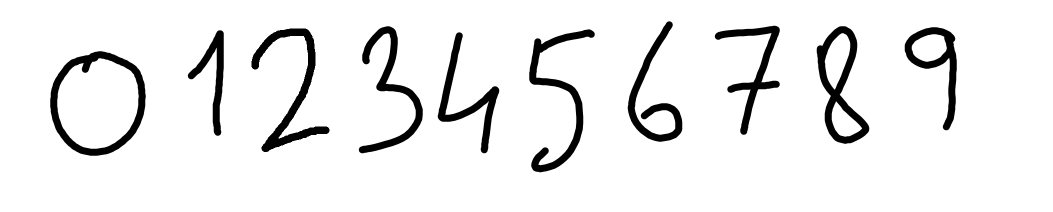
#> input picture image.png, 2106 x 424 px (shown at 1/2 size)
$ python main.py
#> lines starting #> are read from the running program, lines starting #| are printed output that depends on the picture; after the words box and inside, x2 and y2 are one past the last pixel; in counts of white or black regions, pixels touching at a corner belong together
### image_processing.py
from PIL import Image, ImageOps
import numpy as np
import cv2
import os


# [54 lines left out: function process_image, not called in this run]


def crop_digits(image_path):
#> called with image_path = './image.png'
    image = Image.open(image_path)
#> image is the input picture: PIL image 2106x424 RGBA; mean R, G, B, A 236.1, 236.1, 236.1, 255
    gray = ImageOps.grayscale(image)
    gray_np = np.array(gray)
    blurred = cv2.GaussianBlur(gray_np, (5, 5), 0)
    _, binary_np = cv2.threshold(blurred, 0, 255, cv2.THRESH_BINARY_INV + cv2.THRESH_OTSU)
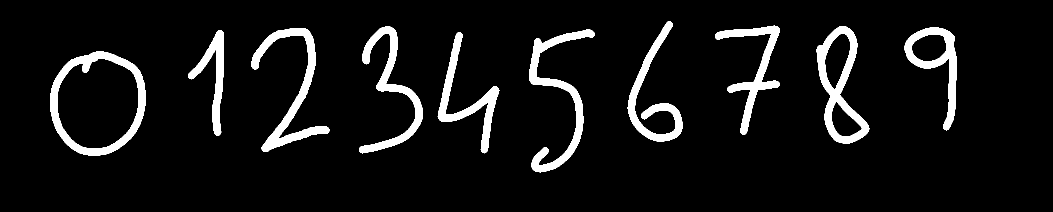
#> binary_np: shape (424, 2106) (shown at 1/2 size); 7.5% white; 10 white regions, largest, box (x1, y1, x2, y2) and area: (100, 102, 292, 312) 8744, (503, 57, 659, 304) 7946, (1633, 52, 1739, 288) 7872

    kernel = np.ones((5, 5), np.uint8)
    morphed = cv2.morphologyEx(binary_np, cv2.MORPH_CLOSE, kernel)
#> morphed: shape (424, 2106); 7.6% white; 10 white regions

    contours, _ = cv2.findContours(morphed, cv2.RETR_EXTERNAL, cv2.CHAIN_APPROX_SIMPLE)
#> contours = 10 contours; largest, box (x1, y1, x2, y2) and area: (100, 102, 292, 312) 31184, (1633, 52, 1739, 288) 13406, (1809, 54, 1914, 261) 8376, (503, 57, 659, 304) 7496, (1058, 59, 1190, 345) 7140

    min_contour_area = 50
    max_contour_area = gray_np.shape[0] * gray_np.shape[1] / 2
#> max_contour_area = 446472
    valid_contours = []

    for contour in contours:
        x, y, w, h = cv2.boundingRect(contour)
        aspect_ratio = w / float(h)
        contour_area = cv2.contourArea(contour)

        if min_contour_area < contour_area < max_contour_area and 0.2 < aspect_ratio < 1.0:
            valid_contours.append((x, y, w, h))
#> this loop made 10 passes
#> (x, y, w, h, aspect_ratio, contour_area) on passes 1 to 10: (100, 102, 192, 210, 0.914, 31184), (875, 65, 124, 242, 0.512, 5594.5), (376, 61, 72, 211, 0.341, 4122.5), (1058, 59, 132, 286, 0.462, 7140.5), (503, 57, 156, 247, 0.632, 7495.5), (1809, 54, 105, 207, 0.507, 8376), (1633, 52, 106, 236, 0.449, 13406), (718, 52, 128, 255, 0.502, 6291.5), (1430, 51, 130, 219, 0.594, 5693), (1255, 43, 110, 241, 0.456, 5798.5)
#> after the loop, valid_contours = [(100, 102, 192, 210), (875, 65, 124, 242), (376, 61, 72, 211), (1058, 59, 132, 286), (503, 57, 156, 247), (1809, 54, 105, 207), (1633, 52, 106, 236), (718, 52, 128, 255), (1430, 51, 130, 219), (1255, 43, 110, 241)]

    valid_contours = sorted(valid_contours, key=lambda rect: rect[0])
#> valid_contours = [(100, 102, 192, 210), (376, 61, 72, 211), (503, 57, 156, 247), (718, 52, 128, 255), (875, 65, 124, 242), (1058, 59, 132, 286), (1255, 43, 110, 241), (1430, 51, 130, 219), (1633, 52, 106, 236), (1809, 54, 105, 207)]
    output_dir = './temp'
    os.makedirs(output_dir, exist_ok=True)

    for i, (x, y, w, h) in enumerate(valid_contours):
        digit = image.crop((x, y, x + w, y + h))
        digit.save(os.path.join(output_dir, f'digit_{i}.png'))
#> this loop made 10 passes
#> pass 1, in crop_digits, `digit = image.crop((x, y, x + w, y + h))`:
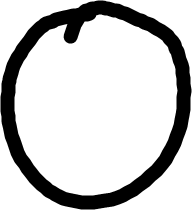
#> digit: PIL image 192x210 RGBA; mean R, G, B, A 200.7, 200.7, 200.7, 255
#> pass 2, in crop_digits, `digit = image.crop((x, y, x + w, y + h))`:
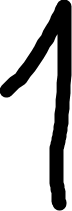
#> digit: PIL image 72x211 RGBA; mean R, G, B, A 183.7, 183.7, 183.7, 255
#> pass 3, in crop_digits, `digit = image.crop((x, y, x + w, y + h))`:
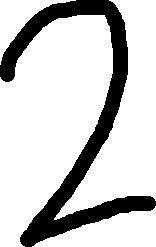
#> digit: PIL image 156x247 RGBA; mean R, G, B, A 202.4, 202.4, 202.4, 255
#> after the loop:
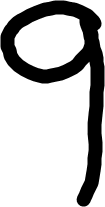
#> digit: PIL image 105x207 RGBA; mean R, G, B, A 188.6, 188.6, 188.6, 255

### main.py
import joblib
from image_processing import process_image, crop_digits
import os

crop_digits('./image.png')

images = os.listdir('./temp')
predictions = ''

for i, image in enumerate(images):
    path = os.path.join('./temp', image)
    arr = process_image(path)
    arr = arr.reshape(1, -1)
    model = joblib.load("model.pkl")
    prediction = model.predict(arr)
    predictions += prediction[0]
    os.remove(path)


print(predictions)
